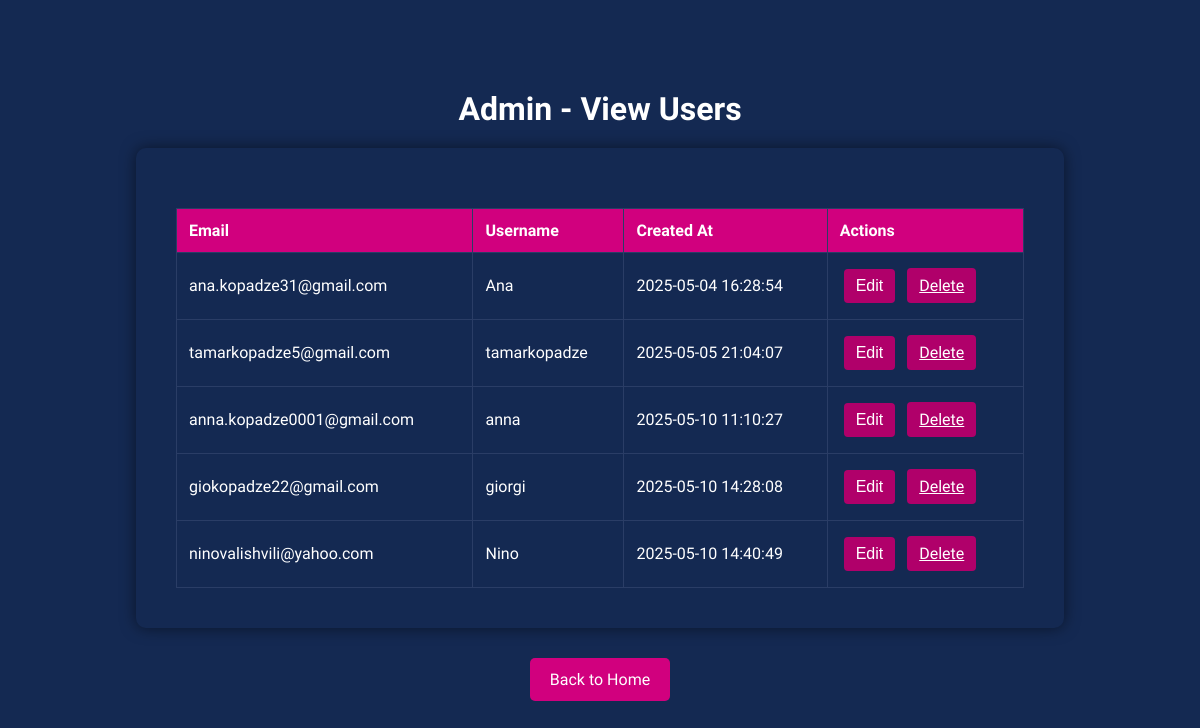
Page /admin/users (signed in) on the committed database.
### tables this page shows
CREATE TABLE users (
                id INTEGER PRIMARY KEY AUTOINCREMENT,
                email TEXT NOT NULL UNIQUE,
                username TEXT NOT NULL UNIQUE,
                password TEXT NOT NULL,
                is_admin INTEGER DEFAULT 0,
                created_at TEXT DEFAULT CURRENT_TIMESTAMP
            );

### app.py (the view)
@app.route('/admin/users')
def admin_users():
    if 'user_id' not in session:
        return redirect(url_for('login'))
    conn = sqlite3.connect(DB_NAME)
    c = conn.cursor()
    c.execute("SELECT is_admin FROM users WHERE id = ?", (session['user_id'],))
    result = c.fetchone()
    if not result or result[0] != 1:
        conn.close()
        flash('You do not have admin access.', 'danger')
        return redirect(url_for('home'))
    c.execute("SELECT id, email, username, created_at FROM users")
    users = c.fetchall()
    conn.close()
    return render_template('admin_users.html', users=users)

### templates/admin_users.html (shortened to what this page needs)
<!DOCTYPE html>
<html lang="en">
<head>
    <link rel="stylesheet" href="{{ url_for('static', filename='styles.css') }}">
</head>
<body>
    <h1>Admin - View Users</h1>
    <div class="user-list">
        <table>
            <thead>
                <tr>
                    <th>Email</th>
                    <th>Username</th>
                    <th>Created At</th>
                    <th>Actions</th>
                </tr>
            </thead>
            <tbody>
                {% for user in users %}
                <form method="POST" action="{{ url_for('edit_user', user_id=user[0]) }}" id="user-form-{{ user[0] }}">
                    <tr id="user-{{ user[0] }}">
                        <td>
                            <span id="email-text-{{ user[0] }}">{{ user[1] }}</span>
                        </td>
                        <td>
                            <span id="username-text-{{ user[0] }}">{{ user[2] }}</span>
                        </td>
                        <td>{{ user[3] }}</td>
                        <td>
                            <button type="button" class="action-button edit-button" id="edit-btn-{{ user[0] }}" onclick="editUser({{ user[0] }})">Edit</button>
                            <a href="{{ url_for('delete_user', user_id=user[0]) }}" class="action-button delete-button" onclick="return confirm('Are you sure you want to delete this user?')">Delete</a>
                        </td>
                    </tr>
                </form>
                {% endfor %}
            </tbody>
        </table>
    </div>
    <a class="button" href="{{ url_for('home') }}">Back to Home</a>
</body>
</html>

### static/styles.css (style rules this page uses)
* { margin: 0; padding: 0; box-sizing: border-box; }
body { background-color: #142952; color: white; font-family: 'Happy Monkey', sans-serif; height: 100vh; display: flex; flex-direction: column; align-items: center; justify-content: center; padding: 20px; text-align: center; }
button, .button { padding: 12px 20px; background-color: #d1007e; color: white; border: none; border-radius: 5px; margin: 10px; font-size: 16px; cursor: pointer; text-decoration: none; }
.user-list { background-color: #142952; padding: 40px; border-radius: 10px; box-shadow: 0 0 15px rgba(0, 0, 0, 0.5); text-align: center; margin: 20px auto; width: 80%; overflow-x: auto; }
table { width: 100%; border-collapse: collapse; margin-top: 20px; background-color: #142952; color: white; }
table th { background-color: #d1007e; color: white; padding: 12px; border: 1px solid #2a3d66; text-align: left; font-size: 16px; }
table td { padding: 12px; border: 1px solid #2a3d66; text-align: left; font-size: 16px; background-color: inherit !important; outline: none !important; box-shadow: none !important; }
table tr, table tr:hover, table td:hover, table td:focus { background-color: inherit !important; outline: none !important; box-shadow: none !important; }
table tbody tr:nth-child(even) { background-color: #1c3a6e; }
.action-button { padding: 8px 12px; border: none; cursor: pointer; margin: 4px; border-radius: 4px; }
.edit-button, .delete-button { background-color: #b0006a; color: white; }
form { display: inline; }

### rows in the picture
users: email "ana.kopadze31@gmail.com", username "Ana", created_at "2025-05-04 16:28:54"
users: email "tamarkopadze5@gmail.com", username "tamarkopadze", created_at "2025-05-05 21:04:07"
users: email "anna.kopadze0001@gmail.com", username "anna", created_at "2025-05-10 11:10:27"
users: email "giokopadze22@gmail.com", username "giorgi", created_at "2025-05-10 14:28:08"
users: email "ninovalishvili@yahoo.com", username "Nino", created_at "2025-05-10 14:40:49"
